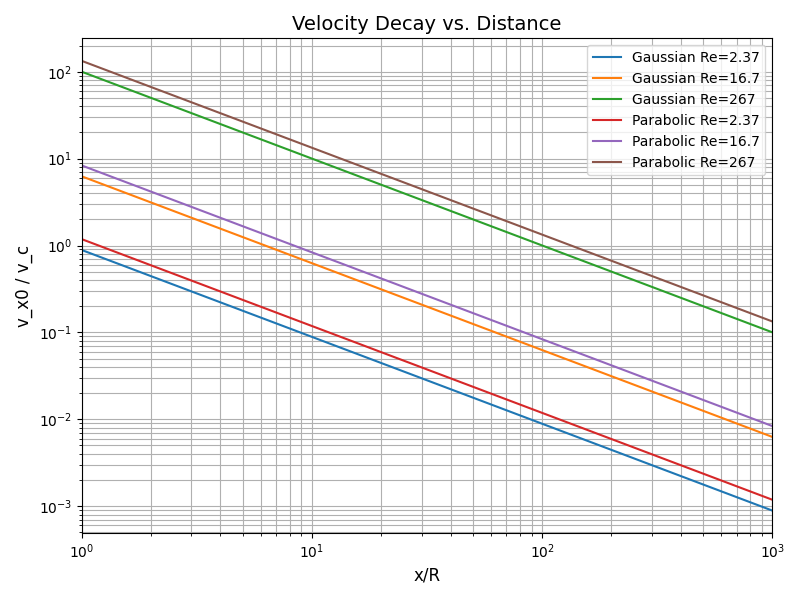

Write Python code to recreate this figure.
import numpy as np
import matplotlib.pyplot as plt

# 设置雷诺数
Re_values = [2.37, 16.7, 267]  # 不同雷诺数值

# x/R的范围
x_over_R = np.logspace(0, 3, 100)  # 从10^0到10^3，共100个点

# 定义速度衰减函数
def velocity_decay_gaussian(Re, x_over_R):
    return 0.375 * Re / x_over_R

def velocity_decay_parabolic(Re, x_over_R):
    return 0.5 * Re / x_over_R

# 创建图像
plt.figure(figsize=(8, 6))
plt.loglog(x_over_R, velocity_decay_gaussian(Re_values[0],x_over_R), linestyle='-', label=f'Gaussian Re={Re_values[0]}') # 绘制高斯分布
plt.loglog(x_over_R, velocity_decay_gaussian(Re_values[1],x_over_R), linestyle='-', label=f'Gaussian Re={Re_values[1]}') # 绘制高斯分布
plt.loglog(x_over_R, velocity_decay_gaussian(Re_values[2],x_over_R), linestyle='-', label=f'Gaussian Re={Re_values[2]}') # 绘制高斯分布
plt.loglog(x_over_R, velocity_decay_parabolic(Re_values[0],x_over_R), linestyle='-', label=f'Parabolic Re={Re_values[0]}') # 绘制抛物线分布
plt.loglog(x_over_R, velocity_decay_parabolic(Re_values[1],x_over_R), linestyle='-', label=f'Parabolic Re={Re_values[1]}') # 绘制抛物线分布
plt.loglog(x_over_R, velocity_decay_parabolic(Re_values[2],x_over_R), linestyle='-', label=f'Parabolic Re={Re_values[2]}') # 绘制抛物线分布

# 添加标签和标题
plt.xlabel('x/R', fontsize=12)
plt.ylabel('v_x0 / v_c', fontsize=12)
plt.title('Velocity Decay vs. Distance', fontsize=14)

# 设置坐标轴范围
plt.xlim(1, 1000) # x轴范围

# 添加图例
plt.legend()

# 添加网格
plt.grid(True, which="both", ls="-")
plt.tight_layout()
# 显示图像
plt.show()
